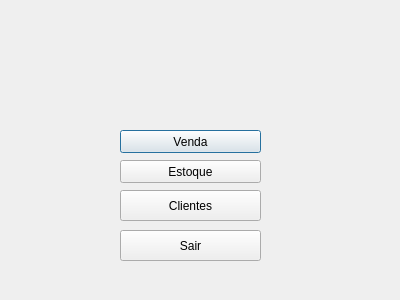
<?xml version="1.0" encoding="UTF-8"?>
<ui version="4.0">
 <class>gerenciamento</class>
 <widget class="QDialog" name="gerenciamento">
  <property name="geometry">
   <rect>
    <x>0</x>
    <y>0</y>
    <width>400</width>
    <height>300</height>
   </rect>
  </property>
  <property name="windowTitle">
   <string>Dialog</string>
  </property>
  <widget class="QPushButton" name="pushButton">
   <property name="geometry">
    <rect>
     <x>120</x>
     <y>130</y>
     <width>141</width>
     <height>23</height>
    </rect>
   </property>
   <property name="text">
    <string>Venda</string>
   </property>
  </widget>
  <widget class="QPushButton" name="pushButton_2">
   <property name="geometry">
    <rect>
     <x>120</x>
     <y>160</y>
     <width>141</width>
     <height>23</height>
    </rect>
   </property>
   <property name="text">
    <string>Estoque</string>
   </property>
  </widget>
  <widget class="QPushButton" name="pushButton_3">
   <property name="geometry">
    <rect>
     <x>120</x>
     <y>190</y>
     <width>141</width>
     <height>31</height>
    </rect>
   </property>
   <property name="text">
    <string>Clientes</string>
   </property>
  </widget>
  <widget class="QPushButton" name="pushButton_4">
   <property name="geometry">
    <rect>
     <x>120</x>
     <y>230</y>
     <width>141</width>
     <height>31</height>
    </rect>
   </property>
   <property name="text">
    <string>Sair</string>
   </property>
  </widget>
 </widget>
 <resources/>
 <connections/>
</ui>
